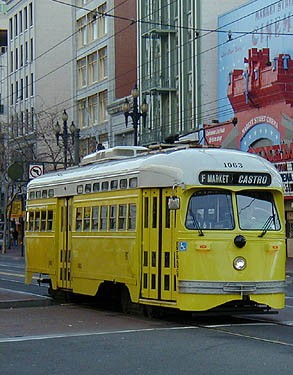
#> input picture lab4/left.jpg, 293 x 375 px
$ python keypoint_matching.py
#> lines starting #> are read from the running program, lines starting #| are printed output that depends on the picture
# -*- coding: utf-8 -*-
import cv2 as cv
import random

def calculate_keypoint_matching(img1, img2):
    sift = cv.xfeatures2d.SIFT_create()
    kp1, des1 = sift.detectAndCompute(img1,None)
    kp2, des2 = sift.detectAndCompute(img2,None)

    bf = cv.BFMatcher(cv.NORM_L1, crossCheck=True)
    matches = bf.match(des1, des2)
    matches = sorted(matches, key=lambda x: x.distance)

    return kp1, kp2, des1, des2, matches

if __name__ == '__main__':

    #load images
    img1 = cv.imread('left.jpg')
#> img1 is the input picture: shape (375, 293, 3); mean B, G, R 97.6, 110.5, 104.9
    img2 = cv.imread('right.jpg')
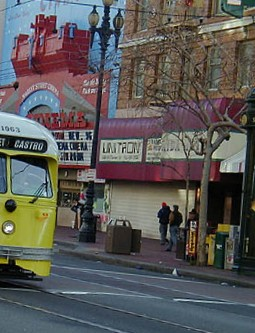
#> input picture lab4/right.jpg, 255 x 333 px
#> img2 is the input picture: shape (333, 255, 3); mean B, G, R 87.1, 89.1, 90.6

    #make them gray, to be more precise delete the 2 of 3 chanels
    #because images are already gray "pgm" files
    img1_gray = cv.cvtColor(img1,cv.COLOR_BGR2GRAY)
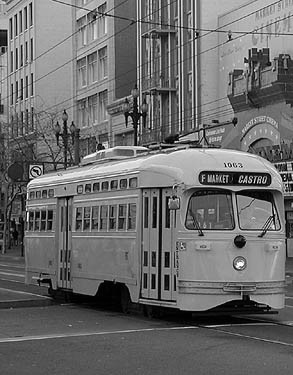
#> img1_gray: shape (375, 293); min 0, max 255, mean 107.3
    img2_gray = cv.cvtColor(img2,cv.COLOR_BGR2GRAY)
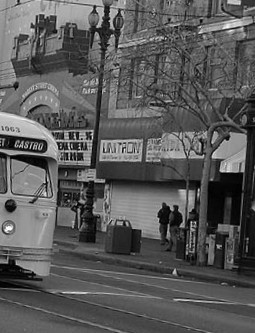
#> img2_gray: shape (333, 255); min 0, max 255, mean 89.3

    #calculate matching keypoints
    kp1, kp2, des1, des2, matches = calculate_keypoint_matching(img1, img2)
#> in calculate_keypoint_matching, `kp1, des1 = sift.detectAndCompute(img1,None)`: kp1 = 708 keypoints; strongest (x, y, size): (145, 148, 1.9), (26, 8, 2), (31, 4, 2.1), (103, 148, 2)
#> in calculate_keypoint_matching, `kp2, des2 = sift.detectAndCompute(img2,None)`: kp2 = 860 keypoints; strongest (x, y, size): (8, 228, 4.1), (10, 207, 7.8), (174, 272, 2.6), (95, 7, 2.3)
#> in calculate_keypoint_matching, `matches = bf.match(des1, des2)`: matches = 246 matches
#> matches = 246 matches

    #plot a random subset
    sample_matches = random.sample(matches, 100)
#> sample_matches = 100 matches
    match_img = cv.drawMatches(img1, kp1, img2, kp2, sample_matches, None, flags=cv.DrawMatchesFlags_NOT_DRAW_SINGLE_POINTS)
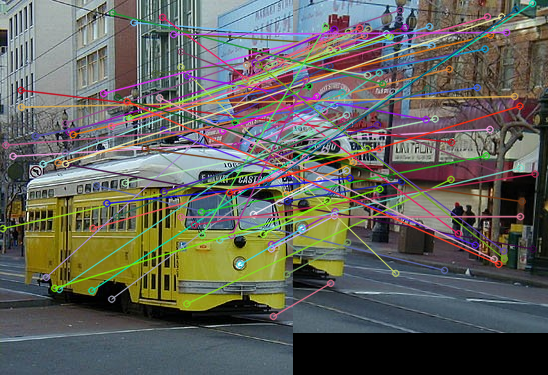
#> match_img: shape (375, 548, 3); mean B, G, R 92.5, 99.2, 99.1
    cv.imwrite('./Subset_matches.jpg', match_img)
    cv.imshow('Matching subset of size 10', match_img)
    cv.waitKey(0)
